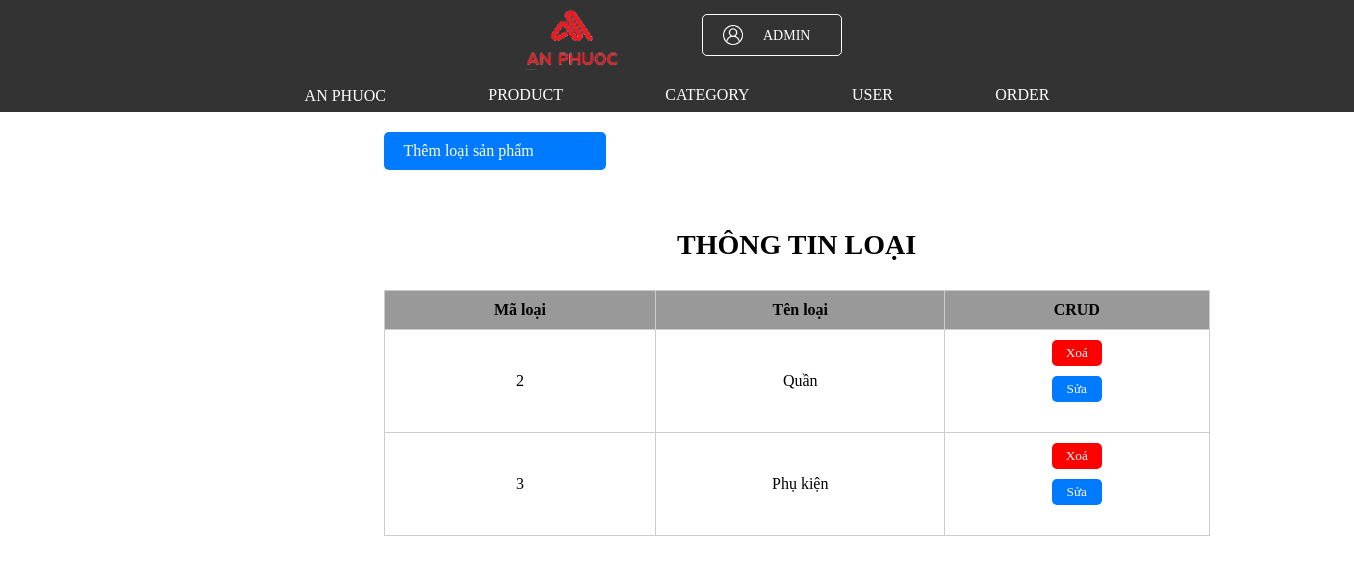
Screenshot of /product_type.php with the database file from the repository.
### tables this page shows
CREATE TABLE `loai` (
  `maloai` int(11) NOT NULL,
  `tenloai` varchar(100) DEFAULT NULL
);

### product_type.php (the view, shortened to what this page needs)
<!doctype html>
<html>
<head>
<link rel="stylesheet" href="https://cdnjs.cloudflare.com/ajax/libs/font-awesome/6.5.1/css/all.min.css" />
<link rel="stylesheet" href="css/Style_1.css" type="text/css">
</head>
<?php
	include("ketnoi.php");
	$sql_loai = "SELECT * FROM loai";
	$sta_loai = $con->query($sql_loai);
	if($sta_loai->rowCount() > 0) {
		$Loai = $sta_loai->fetchAll(PDO::FETCH_OBJ);
	}
?>
<body>
	<div class="header">
		<div class="top-header">
		<div class="top-header">
		<img src="img/anPhuoc_logo.png" alt="phone_icon" style="appearance: none;display: block;background-position: 50%;background-repeat: no-repeat;width: 100px;height: 70px; padding-left: 60px; padding-right: 60px; align-self: center">
		<div style="border: 1px solid #ffffff; border-radius: 5px; width: 133px;height: 38;display: flex; flex-direction: row; align-self: center; align-content: center; padding-right: 5px;margin-left:20px">
		<img src="img/user_icon.png" alt="phone_icon" style="appearance: none;display: block;background-position: 50%;background-repeat: no-repeat;width: 20px;height: 20px; padding-left: 20px; padding-right: 20px; align-self: center; padding-bottom: 10px; padding-top: 10px">
		<a href="./cart.php"><span>ADMIN</span>
		</div>
	</div>
		</div>
		<div class="bottom-header">
			<div class="section"><a href="HomePage.php">an phuoc</a></div>
			<div class="section"><a href="admin.php">product</a></div>
			<div class="section"><a href="product_type.php">category</a></div>
			<div class="section"><a href="admin_user.php">user</a></div>
			<div class="section"><a href="Order.php">order</a></div>
			<div style="width: 100px"></div>
		</div>
	</div>
	<div class="content">
		<div class="main">
		<table width="1000px" height="1000px" align="center">
        <tbody>
		<caption><h1>THÔNG TIN LOẠI</h1></caption>
        <a href="add_category.php" class="btn-add" style="width: 182px">Thêm loại sản phẩm</button></a>
		<tr bgcolor="#999999" align="center">
			<td><strong>Mã loại</strong></td>
			<td><strong>Tên loại</strong></td>
            <td><strong>CRUD</strong></td>
		</tr>
		<?php foreach($Loai as $sp){ ?>
		<tr align="center">
            <td><?php echo $sp->maloai ?></td>
			<td><?php echo $sp->tenloai ?></td>
            <td>
            <form method="post" onsubmit="return confirm('Bạn có chắc chắn muốn xoá loại này không?');">
                        <button type="submit" class="btn1" style="margin-bottom: 10px;background-color: red">Xoá</button>
                    </form>
                    <a href="edit_category.php?maloai=<?php echo $sp->maloai; ?>"><button type="button" class="btn1">Sửa</button></a>
            </td>
		</tr>
		<?php } $con=null; ?>
        </tbody>
	</table>
        </div>
	</div>
</body>
</html>

### Css/Style_1.css (style rules this page uses)
body { display: block; margin: 0 auto; }
* { text-decoration: none; font-family: Tahoma, "sans-serif"; font-stretch: 100%; }
.header { background: #333333; color: #ffffff; display: flex; flex-direction: column; width: 100%; align-items: center; text-decoration: none; flex-wrap: wrap; align-content: center }
.header .top-header { display: flex; flex-direction: row; color: #ffffff; margin-bottom: 5px; width: 100%; justify-content: center; }
.header .top-header a { text-decoration: none; color: #ffffff; padding-right: 15px; align-self: center; }
.header .top-header span { font-weight: 400; line-height: 16.8px; font-size: 14px; align-content: center; align-self: center; }
.header .bottom-header { display: flex; flex-direction: row; color: #ffffff; width: 100%; justify-content:space-evenly; }
.section { border: none; text-transform: uppercase; font-size: 16px; align-content: center; padding-bottom: 5px; margin-top: 5px; text-decoration: none; color: #ffffff; }
.section a { text-decoration: none; color: #ffffff; }
.section a:after { background: none repeat scroll 0 0 transparent; bottom: 0; content: ""; display: block; height: 2px; left: 50%; background: red; transition: width 0.3s ease 0s, left 0.3s ease 0s; width: 0; }
.content { display: flex; flex-direction: row; width: 100%; align-self: center; align-content: center; align-items: flex-start; margin-left: 12%; margin-right: 12%; margin-top: 10px; margin-bottom: 10px; }
.main { display: flex; width: 61%; margin: 10px; flex-wrap: wrap; justify-content: space-between; }
.main h1 { font-size: 28px; text-transform: capitalize; }
.btn1 { padding-top: 5px; padding-bottom: 5px; padding-left: 10px; padding-right: 10px; background-color: #007bff; color: #fff; border: none; border-radius: 5px; cursor: pointer; margin-bottom: 20px; width: 50px; text-align: center; }
html, body { scroll-behavior: smooth; }
.main table { width: 100%; border-collapse: collapse; margin-top: 20px; height: auto; text-align: center; }
.main caption { font-size: 24px; margin-bottom: 10px; }
.main th, td { padding: 10px; border: 1px solid #ccc; }
.main1 th, td { padding: 10px; border: 1px solid #ccc; }
.main .btn-add { padding: 10px 20px; background-color: #007bff; color: #fff; border: none; border-radius: 5px; cursor: pointer; margin-bottom: 20px; width: 130px; }

### rows the page displays
loai: maloai "2", tenloai "Quần"
loai: maloai "3", tenloai "Phụ kiện"
